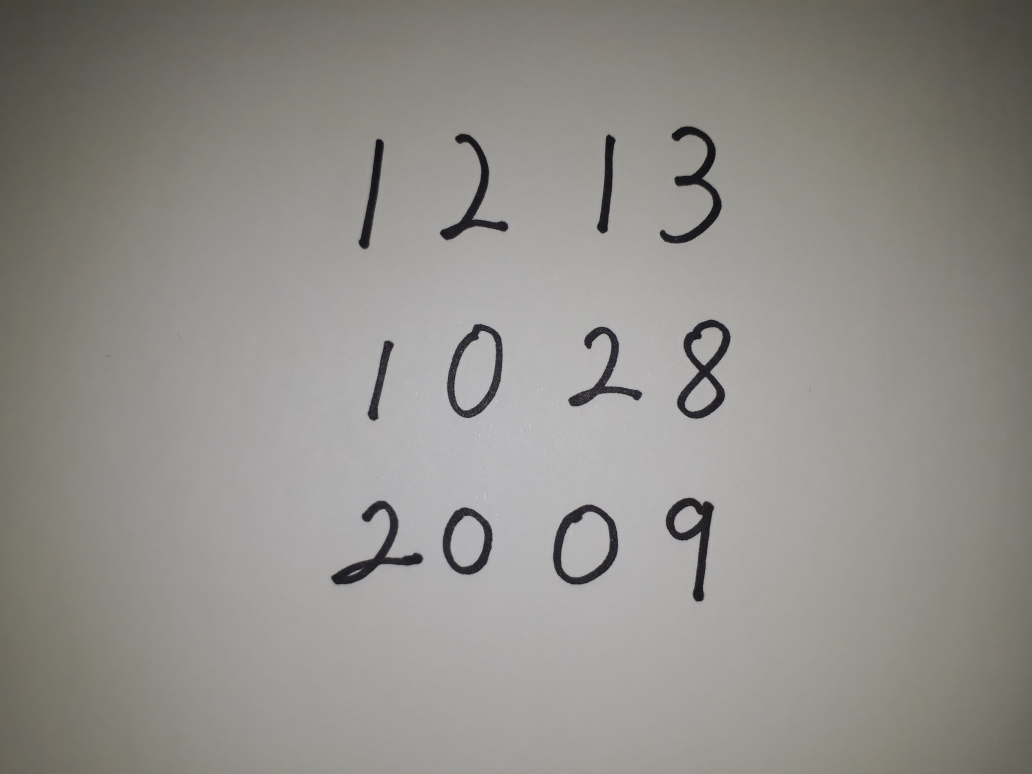
#> input picture team_project_2-1차/손글자_숫자_인식/nums/300.jpg, 4128 x 3096 px (shown at 1/4 size)
$ jupyter execute --allow-errors load_model.ipynb   (shell and % lines are left out)   (older library calls are emulated)
#> lines starting #> are read from the running program, lines starting #| are printed output that depends on the picture; after the words box and inside, x2 and y2 are one past the last pixel; in counts of white or black regions, pixels touching at a corner belong together
[cell 1]
import cv2
print(cv2.__version__)

[cell 2]
import cv2
import os
import numpy as np
import matplotlib.pyplot as plt

[cell 3]
img = cv2.imread("./nums/300.jpg")
#> img is the input picture: shape (3096, 4128, 3); mean B, G, R 138, 142.8, 144.7

print(img.shape)
#| (3096, 4128, 3)

plt.figure(figsize=(15,12))
plt.imshow(img)

img_gray = cv2.cvtColor(img, cv2.COLOR_BGR2GRAY)
plt.figure(figsize=(15,12))
plt.imshow(img_gray)

img_blur = cv2.GaussianBlur(img_gray, (5, 5), 0)
plt.figure(figsize=(15,12))
plt.imshow(img_blur)

# 적당한 threshold 값을 찾아서
ret, img_th = cv2.threshold(img_blur, 100, 230, cv2.THRESH_BINARY_INV)
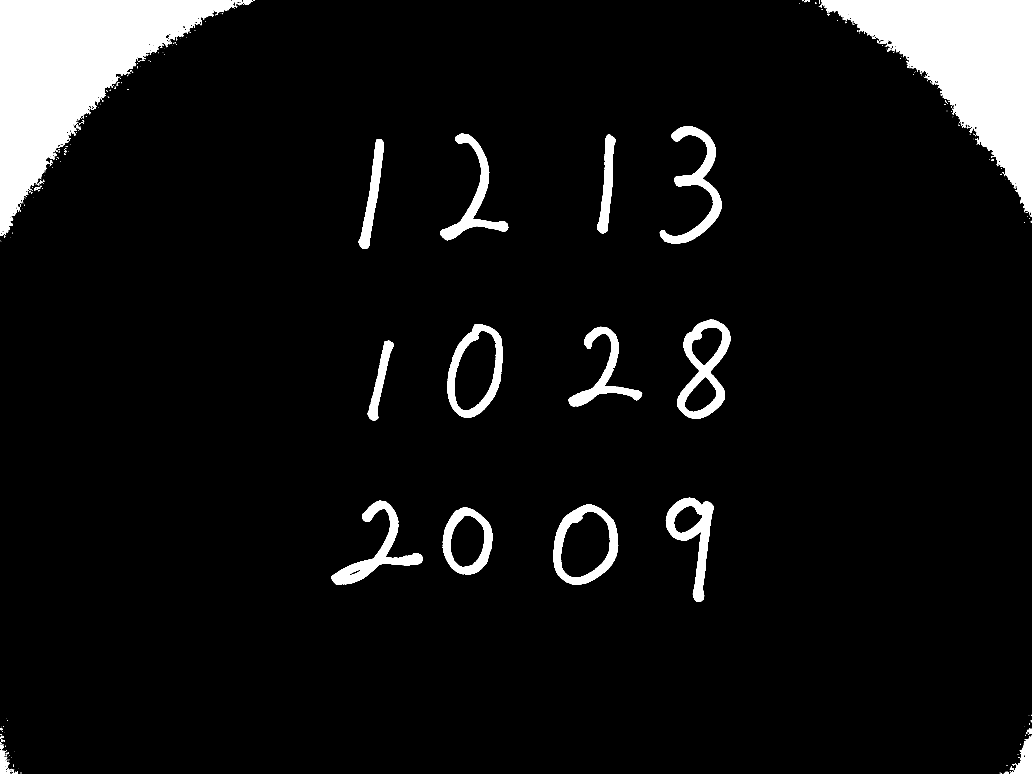
#> img_th: shape (3096, 4128) (shown at 1/4 size); values 0 (black) and 230 (white), 7.3% white; 331 white regions (252 under 20 px)
#image, contours, hierachy = cv2.findContours(img_th.copy(), cv2.RETR_EXTERNAL, cv2.CHAIN_APPROX_SIMPLE)
contours, hierachy = cv2.findContours(img_th.copy(), cv2.RETR_EXTERNAL, cv2.CHAIN_APPROX_SIMPLE)
#> contours = 330 contours, 285 with area under 20; largest, box (x1, y1, x2, y2) and area: (0, 0, 954, 943) 354534, (3275, 0, 4128, 857) 298881, (2212, 2019, 2473, 2338) 63632, (1788, 1296, 2010, 1672) 61350, (2709, 1278, 2922, 1675) 52127

rects = [cv2.boundingRect(each) for each in contours]
#> rects = 330 items, first 6: (44, 3095, 1, 1), (4005, 3094, 3, 2), (68, 3094, 4, 2), (48, 3092, 11, 4), (4015, 3091, 9, 5), (3999, 3091, 4, 2)
#rects

[cell 4]
tmp = [w*h for (x,y,w,h) in rects]
#> tmp = 330 values, max 899622 at index 329, min 1 at index 0, mean 7872.6
tmp.sort()
tmp
#> Out = 330 values from 1 to 899622

[cell 5]
# 제일 큰 아이 두개를 빼고, 나머지의 넓이를 찾을 수 있습니다. 그래서 넓이값으로 다시 한 번 더 걸러주는거죠...
rects = [(x,y,w,h) for (x,y,w,h) in rects if ((w*h>15000)and(w*h<500000))]
#> rects = 12 items, first 6: (1771, 2030, 199, 269), (2212, 2019, 261, 319), (1326, 2003, 366, 335), (2663, 1991, 192, 415), (1471, 1362, 104, 320), (2274, 1307, 295, 318)
rects
#> Out has the same summary as rects

[cell 6]
img_result = []
img_for_class = img.copy()

margin_pixel = 60

for rect in rects:
    #[y:y+h, x:x+w]
    img_result.append(
        img_for_class[rect[1]-margin_pixel : rect[1]+rect[3]+margin_pixel,
                      rect[0]-margin_pixel : rect[0]+rect[2]+margin_pixel])

    # Draw the rectangles
    cv2.rectangle(img, (rect[0], rect[1]),
                  (rect[0] + rect[2], rect[1] + rect[3]), (0, 255, 0), 5)
#> this loop made 12 passes
#> rect on passes 1 to 12: (1771, 2030, 199, 269), (2212, 2019, 261, 319), (1326, 2003, 366, 335), (2663, 1991, 192, 415), (1471, 1362, 104, 320), (2274, 1307, 295, 318), (1788, 1296, 222, 376), (2709, 1278, 213, 397), (1434, 556, 102, 440), (2388, 538, 74, 396), (1760, 535, 273, 426), (2639, 504, 248, 470)
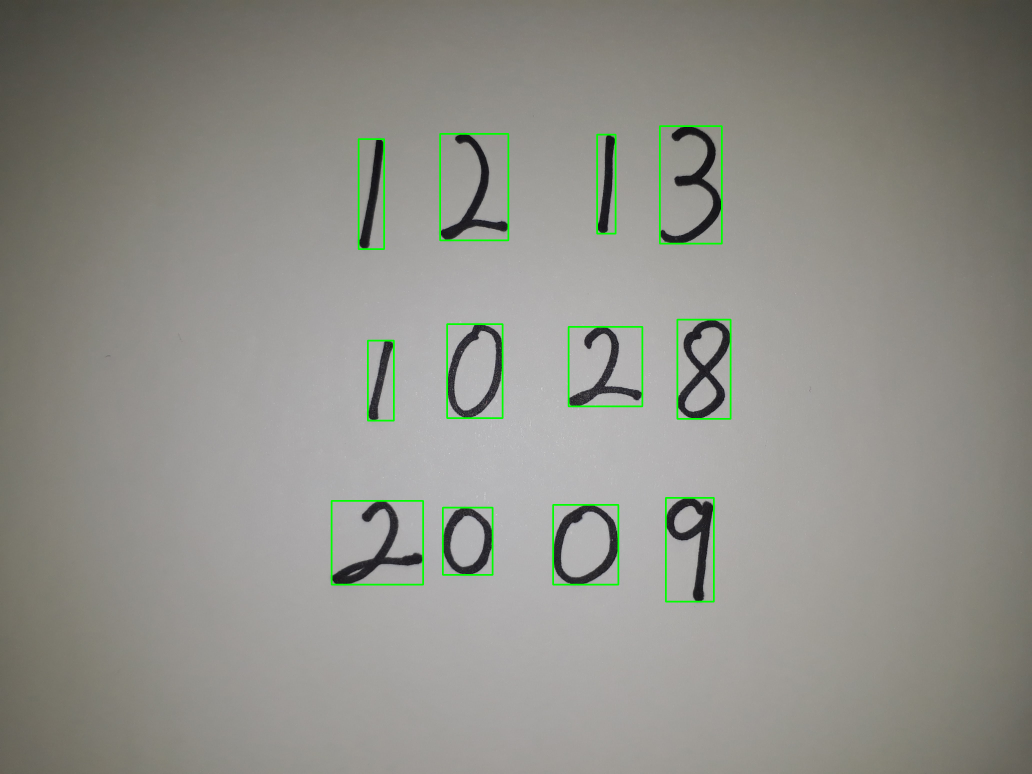
#> img: shape (3096, 4128, 3) (shown at 1/4 size); mean B, G, R 136.8, 143.5, 143.5
#> after the loop, img_result = 12 items

plt.figure(figsize=(15,12))
plt.imshow(img)

[cell 7]
#plt.figure(figsize=(8,6))
#plt.imshow(img_result[0])

[cell 8]
#plt.figure(figsize=(4,4))
#plt.imshow(cv2.resize(img_result[0], (28,28)))

[cell 9]
count = 0
nrows = 3
ncols = 4

plt.figure(figsize=(12,8))

for n in img_result:
    count += 1
    plt.subplot(nrows, ncols, count)
    plt.imshow(n, cmap='Greys', interpolation='nearest')
#> this loop made 12 passes
#> after the loop, count = 12

plt.tight_layout()
plt.show()
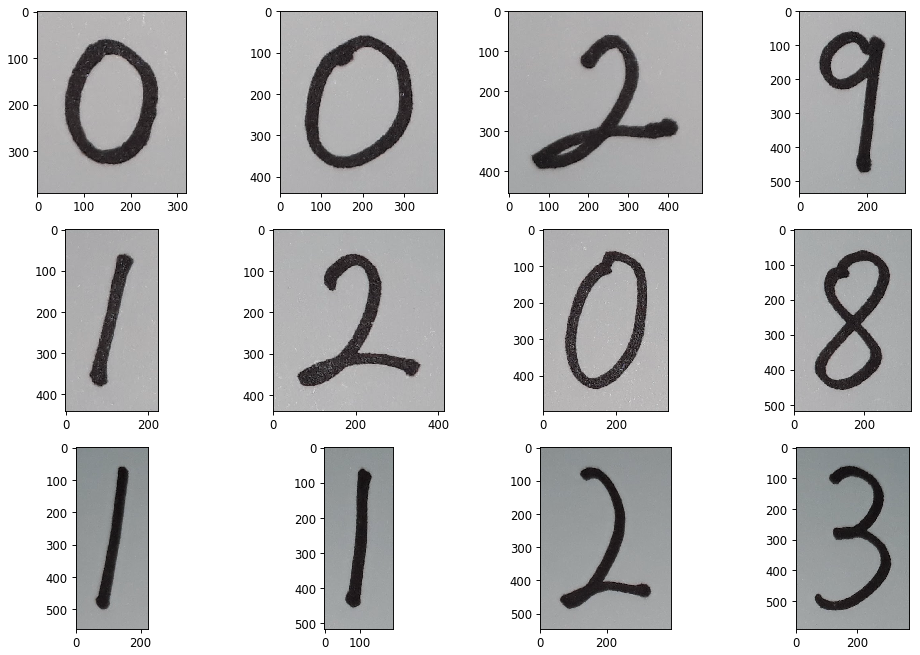
#> figure drawn by matplotlib, 12 panels

[cell 10]
count = 0
nrows = 3
ncols = 4

plt.figure(figsize=(12,8))

for n in img_result:
    count += 1
    plt.subplot(nrows, ncols, count)
    plt.imshow(cv2.resize(n,(28,28)), cmap='Greys', interpolation='nearest')
#> after the loop, count = 12

plt.tight_layout()
plt.show()
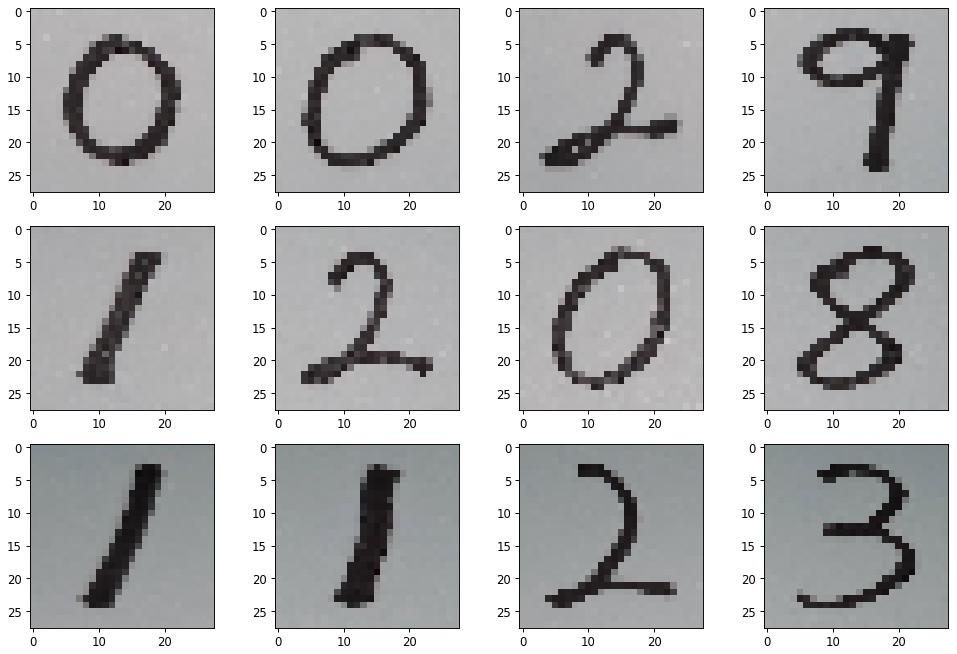
#> figure drawn by matplotlib, 12 panels
